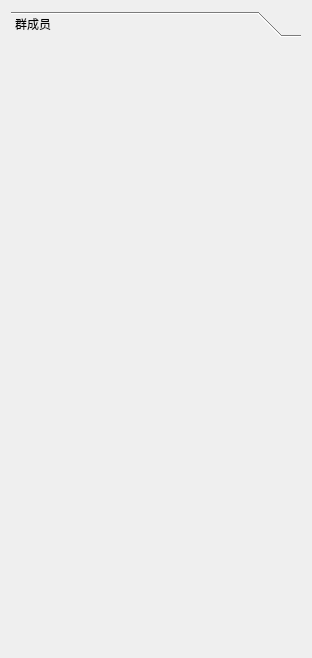
<?xml version="1.0" encoding="UTF-8"?>
<ui version="4.0">
 <class>login</class>
 <widget class="QDialog" name="login">
  <property name="geometry">
   <rect>
    <x>0</x>
    <y>0</y>
    <width>312</width>
    <height>658</height>
   </rect>
  </property>
  <property name="windowTitle">
   <string>Dialog</string>
  </property>
  <layout class="QHBoxLayout" name="vlayout">
   <item>
    <widget class="QToolBox" name="toolBox">
     <property name="currentIndex">
      <number>0</number>
     </property>
     <widget class="QWidget" name="page">
      <property name="geometry">
       <rect>
        <x>0</x>
        <y>0</y>
        <width>290</width>
        <height>602</height>
       </rect>
      </property>
      <attribute name="label">
       <string>群成员</string>
      </attribute>
      <layout class="QVBoxLayout" name="verticalLayout"/>
     </widget>
    </widget>
   </item>
  </layout>
 </widget>
 <resources/>
 <connections/>
</ui>
